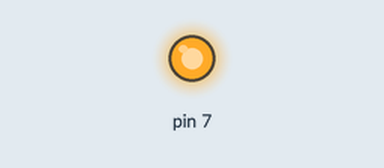
The sketch below on a simulated Arduino Uno, built with avr-gcc and run on an emulated ATmega328P. Parts: output pins drawn as LEDs (lit = HIGH).

Above: at 0.2 s.
At 8.5 s:
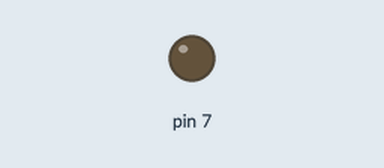
Timing chart, 0 to 15.6 s (numbered marks = the images above):
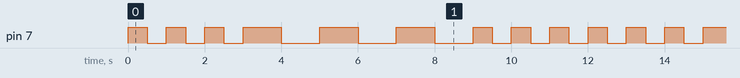

The sketch:

S.O.S__Morse_.ino
```cpp
void setup() {
  // put your setup code here, to run once:
   pinMode(7, OUTPUT);
}

void loop() {
  // put your main code here, to run repeatedly:
  digitalWrite(7, HIGH);
  delay(500);
  digitalWrite(7, LOW);
  delay(500);
  digitalWrite(7, HIGH);
  delay(500);
  digitalWrite(7, LOW);
  delay(500);
  digitalWrite(7, HIGH);
  delay(500);
  digitalWrite(7, LOW);
  delay(500);
  digitalWrite(7, HIGH);
  delay(1000);
  digitalWrite(7, LOW);
  delay(1000);
  digitalWrite(7, HIGH);
  delay(1000);
  digitalWrite(7, LOW);
  delay(1000);
  digitalWrite(7, HIGH);
  delay(1000);
  digitalWrite(7, LOW);
  delay(1000);
  digitalWrite(7, HIGH);
  delay(500);
  digitalWrite(7, LOW);
  delay(500);
  digitalWrite(7, HIGH);
  delay(500);
  digitalWrite(7, LOW);
  delay(500);
  digitalWrite(7, HIGH);
  delay(500);
  digitalWrite(7, LOW);
  delay(500);
}
```

Measured:
- by itself, pin 7: repeats every 12.0 s: 2 × (LOW 0.50 s, HIGH 0.50 s), LOW 0.50 s, 3 × (HIGH 1.0 s, LOW 1.0 s), 3 × (HIGH 0.50 s, LOW 0.50 s), HIGH 0.50 s
- by itself, everything shown: repeats every 12.0 s, in 18 steps
